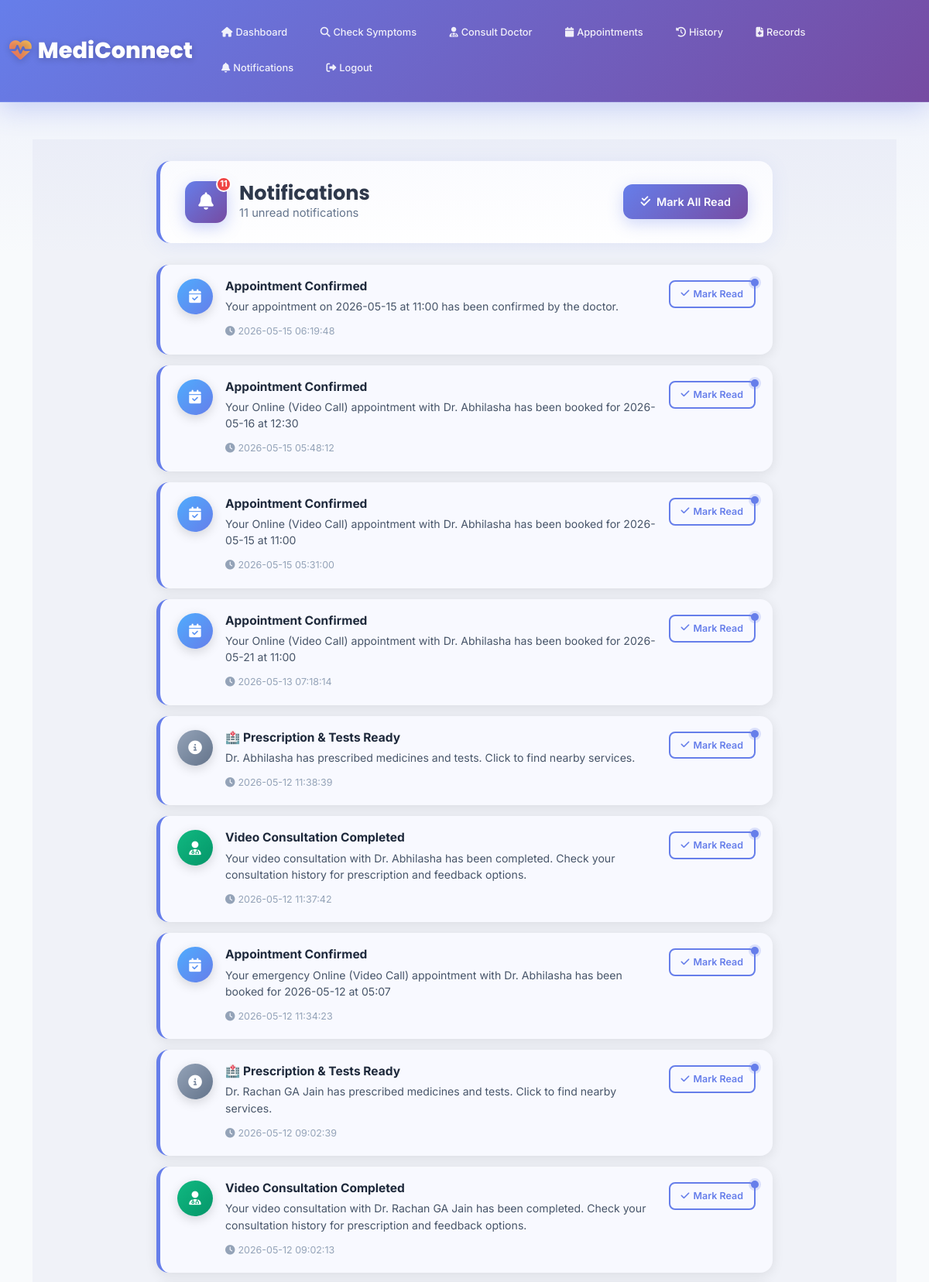
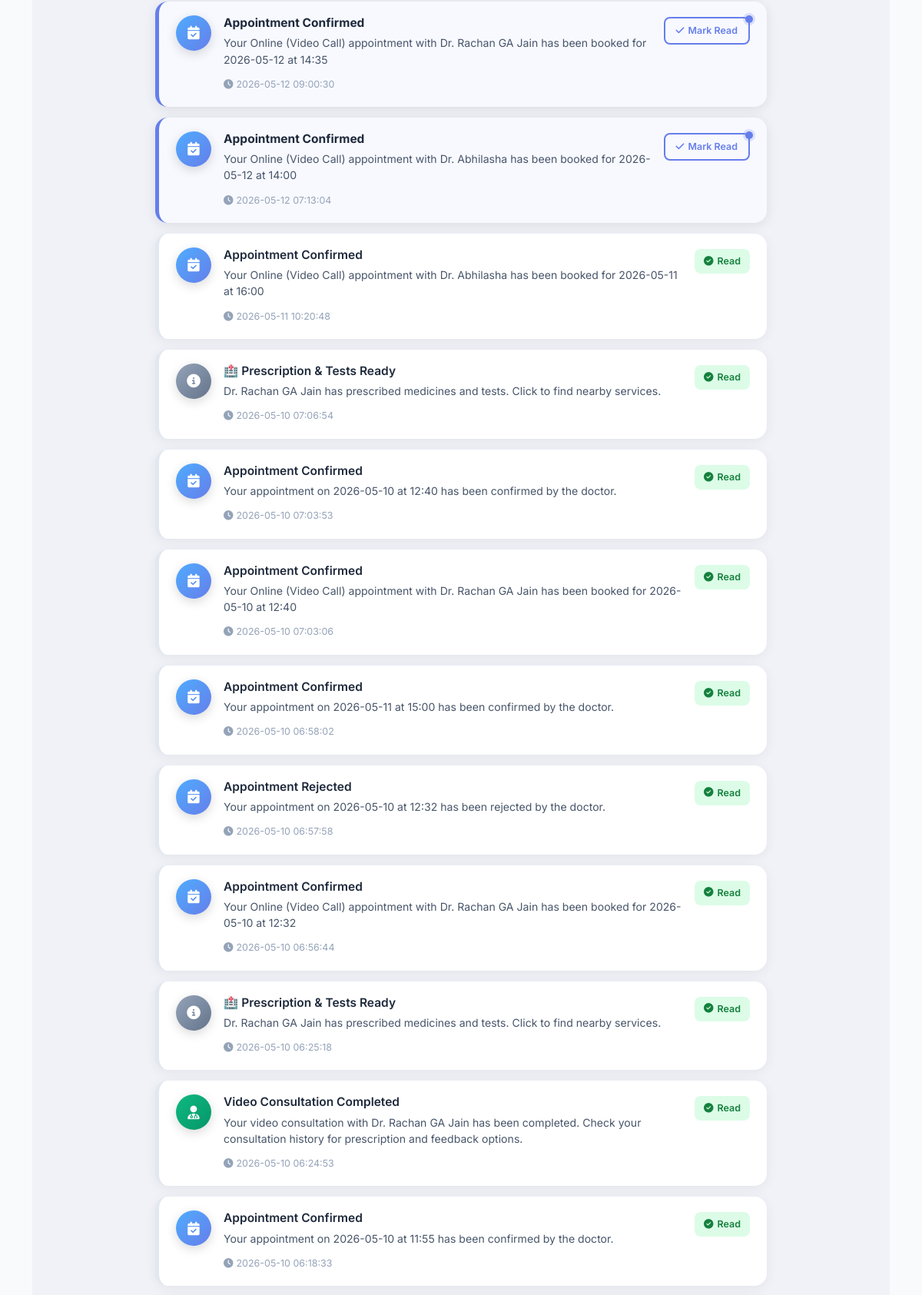
Page /notifications (signed in, upper part) on the committed database (2 pictures, top to bottom).
### tables this page shows
CREATE TABLE notifications (
        id INTEGER PRIMARY KEY AUTOINCREMENT,
        user_id INTEGER,
        title TEXT,
        message TEXT,
        type TEXT,
        is_read BOOLEAN DEFAULT 0,
        created_at TIMESTAMP DEFAULT CURRENT_TIMESTAMP,
        FOREIGN KEY (user_id) REFERENCES users(id)
    );

### app.py (the view)
@app.route('/notifications')
@login_required
def notifications():
    conn = get_db()
    notifications = conn.execute('''SELECT * FROM notifications
                                   WHERE user_id = ?
                                   ORDER BY created_at DESC
                                   LIMIT 50''',
                                (session['user_id'],)).fetchall()
    conn.execute('UPDATE notifications SET is_read = 1 WHERE user_id = ?', (session['user_id'],))
    conn.commit()
    conn.close()
    return render_template('notifications.html', notifications=notifications)

### app.py (called while the page is built)
def get_db():
    conn = sqlite3.connect('medical.db')
    conn.row_factory = sqlite3.Row
    return conn

def login_required(f):
    @wraps(f)
    def decorated_function(*args, **kwargs):
        if 'user_id' not in session:
            flash('Please login first', 'warning')
            return redirect(url_for('signin_as'))
        if 'last_activity' in session:
            last_activity = datetime.fromisoformat(session['last_activity'])
            if datetime.now() - last_activity > timedelta(minutes=30):
                session.clear()
                flash('Session expired due to inactivity. Please login again.', 'warning')
                return redirect(url_for('signin_as'))
        session['last_activity'] = datetime.now().isoformat()
        session.permanent = True
        return f(*args, **kwargs)
    return decorated_function

### templates/notifications.html (shortened to what this page needs)
{% extends "base_clean.html" %}
{% block content %}
<div style="padding:28px 0 60px;background:#f0f2f8;min-height:100vh;">
<div class="container" style="max-width:820px;">
  <div style="background:#fff;border-radius:18px;box-shadow:0 4px 24px rgba(102,126,234,.10);border-left:5px solid #667eea;margin-bottom:28px;padding:26px 32px;display:flex;align-items:center;justify-content:space-between;flex-wrap:wrap;gap:16px;">
    <div style="display:flex;align-items:center;gap:16px;">
      <div style="width:54px;height:54px;border-radius:14px;background:linear-gradient(135deg,#667eea,#764ba2);display:flex;align-items:center;justify-content:center;box-shadow:0 6px 20px rgba(102,126,234,.35);position:relative;">
        <i class="fas fa-bell" style="color:#fff;font-size:1.4rem;"></i>
        {% set unread_count = notifications | selectattr('is_read', 'equalto', false) | list | length %}
        {% if unread_count > 0 %}
        <span id="header-badge" style="position:absolute;top:-6px;right:-6px;background:#ef4444;color:#fff;border-radius:50%;width:20px;height:20px;font-size:.7rem;font-weight:700;display:flex;align-items:center;justify-content:center;border:2px solid #fff;">{{ unread_count }}</span>
        {% endif %}
      </div>
      <div>
        <h2 style="margin:0;font-family:'Poppins',sans-serif;font-weight:700;color:#2d3748;font-size:1.6rem;">Notifications</h2>
        <p id="header-sub" style="margin:0;color:#64748b;font-size:.92rem;">
          {% if unread_count > 0 %}{{ unread_count }} unread notification{{ 's' if unread_count != 1 else '' }}{% else %}All caught up!{% endif %}
        </p>
      </div>
    </div>
    {% if notifications %}
    <button onclick="markAllAsRead()"
            style="background:linear-gradient(135deg,#667eea,#764ba2);color:#fff;border:none;border-radius:12px;padding:11px 22px;font-weight:600;font-size:.9rem;cursor:pointer;display:inline-flex;align-items:center;gap:8px;box-shadow:0 6px 20px rgba(102,126,234,.30);">
      <i class="fas fa-check-double"></i> Mark All Read
    </button>
    {% endif %}
  </div>
  {% if notifications %}
  <div id="notifications-list">
    {% for n in notifications %}
    {% set is_em = n.type == 'emergency' %}
    {% set is_unread = not n.is_read %}
    <div class="notif-item" id="notif-{{ n.id }}"
         style="background:{% if is_em %}#fff5f5{% elif is_unread %}#f8f9ff{% else %}#fff{% endif %};border-radius:16px;box-shadow:0 3px 16px rgba(0,0,0,{% if is_unread %}.09{% else %}.06{% endif %});border-left:5px solid {% if is_em %}#ef4444{% elif is_unread %}#667eea{% else %}#e2e8f0{% endif %};margin-bottom:14px;padding:18px 22px;display:flex;align-items:flex-start;gap:16px;transition:transform .2s,box-shadow .2s;position:relative;"
         onmouseover="this.style.transform='translateY(-2px)';this.style.boxShadow='0 8px 28px rgba(0,0,0,.12)'"
         onmouseout="this.style.transform='translateY(0)';this.style.boxShadow='0 3px 16px rgba(0,0,0,.07)'">
      {% if is_unread %}<div class="unread-dot-{{ n.id }}" style="position:absolute;top:18px;right:18px;width:10px;height:10px;border-radius:50%;background:#667eea;box-shadow:0 0 0 3px rgba(102,126,234,.2);"></div>{% endif %}
      <div style="flex-shrink:0;width:46px;height:46px;border-radius:50%;display:flex;align-items:center;justify-content:center;background:{% if is_em %}linear-gradient(135deg,#ef4444,#dc2626){% elif n.type=='appointment' %}linear-gradient(135deg,#4facfe,#667eea){% elif n.type=='consultation' %}linear-gradient(135deg,#10b981,#059669){% elif n.type=='feedback' %}linear-gradient(135deg,#f59e0b,#d97706){% else %}linear-gradient(135deg,#94a3b8,#64748b){% endif %};box-shadow:0 4px 14px rgba(0,0,0,.15);">
        <i class="fas fa-{% if is_em %}exclamation-triangle{% elif n.type=='appointment' %}calendar-check{% elif n.type=='consultation' %}user-md{% elif n.type=='feedback' %}star{% else %}info-circle{% endif %}" style="color:#fff;font-size:1.1rem;"></i>
      </div>
      <div style="flex:1;min-width:0;">
        <div style="display:flex;align-items:flex-start;justify-content:space-between;gap:12px;flex-wrap:wrap;">
          <div style="flex:1;min-width:0;">
            <h6 style="margin:0 0 5px;font-weight:{% if is_unread %}700{% else %}600{% endif %};color:{% if is_em %}#b91c1c{% else %}#1e293b{% endif %};font-size:.97rem;line-height:1.3;">{{ n.title }}</h6>
            <p style="margin:0 0 8px;color:{% if is_em %}#dc2626{% else %}#475569{% endif %};font-size:.88rem;line-height:1.5;font-weight:{% if is_em %}600{% else %}400{% endif %};">{{ n.message }}</p>
            <span style="color:#94a3b8;font-size:.78rem;"><i class="fas fa-clock me-1"></i>{{ n.created_at }}</span>
          </div>
          <div style="flex-shrink:0;padding-top:2px;">
            {% if is_unread %}
            <button onclick="markAsRead({{ n.id }})" id="btn-{{ n.id }}"
                    style="background:transparent;color:#667eea;border:2px solid #667eea;border-radius:8px;padding:6px 14px;font-weight:600;font-size:.78rem;cursor:pointer;display:inline-flex;align-items:center;gap:5px;transition:all .2s;white-space:nowrap;"
                    onmouseover="this.style.background='#667eea';this.style.color='#fff'"
                    onmouseout="this.style.background='transparent';this.style.color='#667eea'">
              <i class="fas fa-check"></i> Mark Read
            </button>
            {% else %}
            <span id="badge-{{ n.id }}" style="background:#dcfce7;color:#15803d;border-radius:8px;padding:6px 12px;font-size:.78rem;font-weight:600;display:inline-flex;align-items:center;gap:5px;">
              <i class="fas fa-check-circle"></i> Read
            </span>
            {% endif %}
          </div>
        </div>
      </div>
    </div>
    {% endfor %}
  </div>
  {% endif %}
</div></div>
{% endblock %}

### templates/base_clean.html (style rules this page uses)
:root { --primary-gradient: linear-gradient(135deg, #667eea 0%, #764ba2 100%); --secondary-gradient: linear-gradient(135deg, #f093fb 0%, #f5576c 100%); --success-gradient: linear-gradient(135deg, #4facfe 0%, #00f2fe 100%); --warning-gradient: linear-gradient(135deg, #43e97b 0%, #38f9d7 100%); --danger-gradient: linear-gradient(135deg, #fa709a 0%, #fee140 100%); --dark-gradient: linear-gradient(135deg, #2c3e50 0%, #34495e 100%); --light-bg: #f8fafc; --card-shadow: 0 10px 40px rgba(0, 0, 0, 0.1); --card-shadow-hover: 0 20px 60px rgba(0, 0, 0, 0.15); --border-radius: 20px; --transition: all 0.4s cubic-bezier(0.4, 0, 0.2, 1); }
* { margin: 0; padding: 0; box-sizing: border-box; }
body { font-family: 'Inter', -apple-system, BlinkMacSystemFont, 'Segoe UI', sans-serif; background: var(--light-bg); color: #2d3748; line-height: 1.6; overflow-x: hidden; }
html { scroll-behavior: smooth; }
body { animation: pageFadeIn .35s ease; }

### rows in the picture
notifications: title "Appointment Confirmed", message "Your appointment on 2026-05-15 at 11:00 has been confirmed by the doctor.", created_at "2026-05-15 06:19:48"
notifications: title "Appointment Confirmed", message "Your Online (Video Call) appointment with Dr. Abhilasha has been booked for 2026-05-16 at 12:30", created_at "2026-05-15 05:48:12"
notifications: title "Appointment Confirmed", message "Your Online (Video Call) appointment with Dr. Abhilasha has been booked for 2026-05-15 at 11:00", created_at "2026-05-15 05:31:00"
notifications: title "Appointment Confirmed", message "Your Online (Video Call) appointment with Dr. Abhilasha has been booked for 2026-05-21 at 11:00", created_at "2026-05-13 07:18:14"
notifications: title "🏥 Prescription & Tests Ready", message "Dr. Abhilasha has prescribed medicines and tests. Click to find nearby services.", created_at "2026-05-12 11:38:39"
notifications: title "Video Consultation Completed", message "Your video consultation with Dr. Abhilasha has been completed. Check your consultation history for prescription and feedback options.", created_at "2026-05-12 11:37:42"
notifications: title "Appointment Confirmed", message "Your emergency Online (Video Call) appointment with Dr. Abhilasha has been booked for 2026-05-12 at 05:07", created_at "2026-05-12 11:34:23"
notifications: title "🏥 Prescription & Tests Ready", message "Dr. Rachan GA Jain has prescribed medicines and tests. Click to find nearby services.", created_at "2026-05-12 09:02:39"
notifications: title "Video Consultation Completed", message "Your video consultation with Dr. Rachan GA Jain has been completed. Check your consultation history for prescription and feedback options.", created_at "2026-05-12 09:02:13"
notifications: title "Appointment Confirmed", message "Your Online (Video Call) appointment with Dr. Rachan GA Jain has been booked for 2026-05-12 at 14:35", created_at "2026-05-12 09:00:30"
notifications: title "Appointment Confirmed", message "Your Online (Video Call) appointment with Dr. Abhilasha has been booked for 2026-05-12 at 14:00", created_at "2026-05-12 07:13:04"
notifications: title "Appointment Confirmed", message "Your Online (Video Call) appointment with Dr. Abhilasha has been booked for 2026-05-11 at 16:00", created_at "2026-05-11 10:20:48"
notifications: title "🏥 Prescription & Tests Ready", message "Dr. Rachan GA Jain has prescribed medicines and tests. Click to find nearby services.", created_at "2026-05-10 07:06:54"
notifications: title "Appointment Confirmed", message "Your appointment on 2026-05-10 at 12:40 has been confirmed by the doctor.", created_at "2026-05-10 07:03:53"
notifications: title "Appointment Confirmed", message "Your Online (Video Call) appointment with Dr. Rachan GA Jain has been booked for 2026-05-10 at 12:40", created_at "2026-05-10 07:03:06"
notifications: title "Appointment Confirmed", message "Your appointment on 2026-05-11 at 15:00 has been confirmed by the doctor.", created_at "2026-05-10 06:58:02"
notifications: title "Appointment Rejected", message "Your appointment on 2026-05-10 at 12:32 has been rejected by the doctor.", created_at "2026-05-10 06:57:58"
notifications: title "Appointment Confirmed", message "Your Online (Video Call) appointment with Dr. Rachan GA Jain has been booked for 2026-05-10 at 12:32", created_at "2026-05-10 06:56:44"
notifications: title "🏥 Prescription & Tests Ready", message "Dr. Rachan GA Jain has prescribed medicines and tests. Click to find nearby services.", created_at "2026-05-10 06:25:18"
notifications: title "Video Consultation Completed", message "Your video consultation with Dr. Rachan GA Jain has been completed. Check your consultation history for prescription and feedback options.", created_at "2026-05-10 06:24:53"
notifications: title "Appointment Confirmed", message "Your appointment on 2026-05-10 at 11:55 has been confirmed by the doctor.", created_at "2026-05-10 06:18:33"

### other values in the picture
{{ unread_count }} "11"
{{ 's' if unread_count != 1 else '' }} "s"
